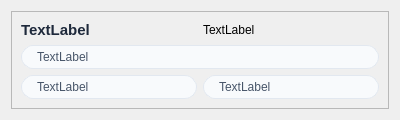
<?xml version="1.0" encoding="UTF-8"?>
<ui version="4.0">
 <class>JobCard</class>
 <widget class="QWidget" name="JobCard">
  <property name="geometry">
   <rect>
    <x>0</x>
    <y>0</y>
    <width>400</width>
    <height>120</height>
   </rect>
  </property>
  <property name="sizePolicy">
   <sizepolicy hsizetype="Expanding" vsizetype="Preferred">
    <horstretch>0</horstretch>
    <verstretch>0</verstretch>
   </sizepolicy>
  </property>
  <property name="minimumSize">
   <size>
    <width>0</width>
    <height>110</height>
   </size>
  </property>
  <property name="maximumSize">
   <size>
    <width>16777215</width>
    <height>120</height>
   </size>
  </property>
  <property name="windowTitle">
   <string>Form</string>
  </property>
  <layout class="QVBoxLayout" name="verticalLayout_3">
   <item>
    <widget class="QFrame" name="frame">
     <property name="sizePolicy">
      <sizepolicy hsizetype="Expanding" vsizetype="Preferred">
       <horstretch>0</horstretch>
       <verstretch>0</verstretch>
      </sizepolicy>
     </property>
     <property name="styleSheet">
      <string notr="true">#JobCard { 
    background-color: white;
    border: 1px solid #e2e8f0;
    border-radius: 10px;
}

#JobCard:hover {
    border-color: #2563eb;
}

/* Şirket, Konum ve Maaş etiketleri için modern kapsül stili */
#lbl_company, #lbl_location, #lbl_salary {
    background-color: #f8fafc; /* Çok açık gri arka plan */
    border: 1px solid #e2e8f0;
    border-radius: 12px;
    padding: 4px 12px;
    color: #475569;
    font-size: 12px;
}

/* Etiketlerin üzerine gelince renk değişimi */
#lbl_company:hover, #lbl_location:hover, #lbl_salary:hover {
    background-color: #e2e8f0;
    color: #1e293b;
}

#lbl_title {
    font-size: 15px;
    font-weight: bold;
    color: #1e293b;
}</string>
     </property>
     <property name="frameShape">
      <enum>QFrame::Shape::StyledPanel</enum>
     </property>
     <property name="frameShadow">
      <enum>QFrame::Shadow::Raised</enum>
     </property>
     <layout class="QVBoxLayout" name="verticalLayout_2">
      <item>
       <layout class="QVBoxLayout" name="verticalLayout">
        <item>
         <layout class="QHBoxLayout" name="horizontalLayout">
          <item>
           <widget class="QLabel" name="lbl_title">
            <property name="toolTip">
             <string>İş Adı</string>
            </property>
            <property name="text">
             <string>TextLabel</string>
            </property>
           </widget>
          </item>
          <item>
           <widget class="QLabel" name="lbl_date">
            <property name="toolTip">
             <string>Tarih</string>
            </property>
            <property name="text">
             <string>TextLabel</string>
            </property>
           </widget>
          </item>
         </layout>
        </item>
        <item>
         <widget class="QLabel" name="lbl_company">
          <property name="toolTip">
           <string>İş Veren Şirket</string>
          </property>
          <property name="text">
           <string>TextLabel</string>
          </property>
         </widget>
        </item>
        <item>
         <layout class="QHBoxLayout" name="horizontalLayout_2">
          <item>
           <widget class="QLabel" name="lbl_location">
            <property name="toolTip">
             <string>Konum</string>
            </property>
            <property name="text">
             <string>TextLabel</string>
            </property>
           </widget>
          </item>
          <item>
           <widget class="QLabel" name="lbl_salary">
            <property name="text">
             <string>TextLabel</string>
            </property>
           </widget>
          </item>
         </layout>
        </item>
       </layout>
      </item>
     </layout>
    </widget>
   </item>
  </layout>
 </widget>
 <resources/>
 <connections/>
</ui>
